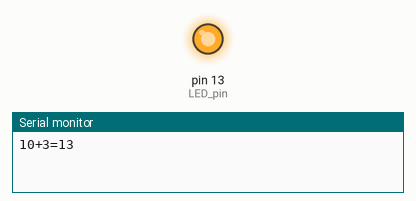
The program below on a simulated Arduino Uno, built with avr-gcc and run on an emulated ATmega328P. On the bench: output pins drawn as LEDs (lit = HIGH), the last lines printed to the serial monitor.

Above: at 0.5 s.
At 60.0 s:
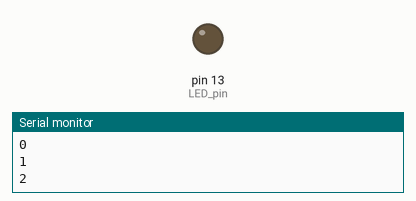
Timing chart, 0 to 63.7 s (numbered marks = the images above):
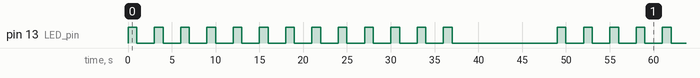

Measured:
- by itself, pin 13 (LED_pin): moves between LOW and HIGH, repeating every 49.0 s
- by itself, everything shown: repeats every 49.0 s, in 26 steps

The program:

main.cpp
```cpp
#include <Arduino.h>

// sketch name = calc
// 計算結果をターミナルとLEDで表示する

void LED_blink(int count, int interval);
int LED_pin = 13;

void setup() {
  Serial.begin(9600); // シリアル通信を9600ボーで開始
  // platformio.iniに 'monitor_speed = 9600' を追加すること
  pinMode(LED_pin, OUTPUT);  // LEDの13番pinを準備
}

void loop() {
  int i,j,count, interval;

  i=10;
  j=3;

  count = i + j;

  Serial.print(i);
  Serial.print("+");
  Serial.print(j);
  Serial.print("=");
  Serial.println(count);

  interval = 1000;
  LED_blink(count , interval);  // count回LEDを点滅(1秒点灯1秒消灯1秒待つ)する

  delay(10000); // 次のloop関数実行まで10秒待つ
                // loopから抜けるにはターミナル上でCtrl+Cを入力する
}

void LED_blink(int count, int interval) {
  int k = 0;
  while (k < count) {
    digitalWrite(LED_pin, HIGH);  // LEDを点灯
    delay(1000); // 1秒待つ
    digitalWrite(LED_pin, LOW);  // LEDを消灯
    delay(1000); // 1秒待つ
    Serial.println(k);
    delay(interval);
    k++;
  }
}
```
